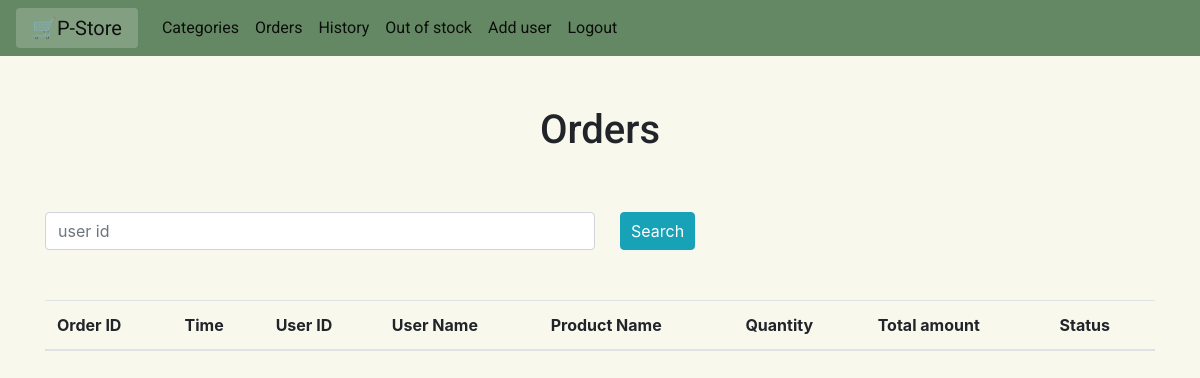
The page /orders (signed in) on the database as committed earlier.
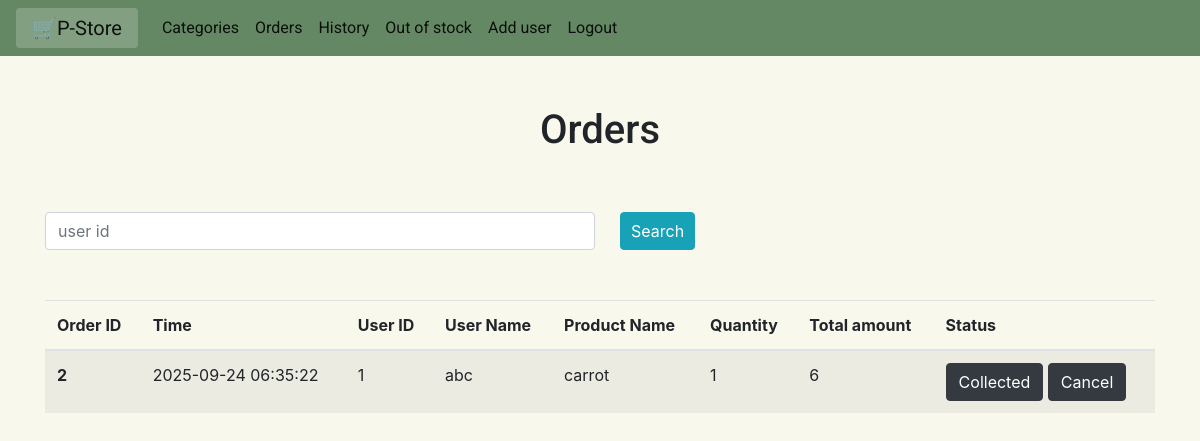
The same page on the database as committed later.
### tables this page shows
CREATE TABLE Orders(
    order_id INTEGER PRIMARY KEY AUTOINCREMENT,
    u_id INTEGER not null,
    item_id  integer not null,
    quantity INTEGER not null,
    price INTEGER not null,
    order_dateandtime TIMESTAMP not null DEFAULT CURRENT_TIMESTAMP,
    FOREIGN KEY (u_id) REFERENCES User(u_id)
    FOREIGN KEY (item_id) REFERENCES Items(id)
);

CREATE TABLE User (
    u_id INTEGER PRIMARY KEY ,
    u_username varchar(20) not null,
    u_password varchar(20) not null
    
);

CREATE TABLE Items (
    id INTEGER PRIMARY KEY AUTOINCREMENT,
    name varchar(20) not null,
    weight integer not null,
    price_per_unit int not null,
    c_id INTEGER not null,
    FOREIGN KEY (c_id) REFERENCES Categories(c_id)
);

### app.py (the view, shortened to what this page needs)
@app.route("/orders", methods=("GET", "POST"))
@login_required
def orders():
    if not current_user.is_admin:
        abort(403)
    conn = get_db_connection()
    orders = conn.execute(
        "SELECT * FROM( Orders inner join Items on item_id=id)inner join User on User.u_id=Orders.u_id"
    ).fetchall()
    conn.close()
    return render_template("orders.html", orders=orders)

### app.py (called while the page is built)
def get_db_connection():
    conn = sqlite3.connect("database.db")
    conn.row_factory = sqlite3.Row
    return conn

@login_manager.user_loader
def load_user(user_id):
    conn = get_db_connection()
    user_data = conn.execute(
        "SELECT * FROM Admin WHERE a_id = ?", (user_id,)
    ).fetchone()
    if user_data:
        return Admin(user_data["a_id"], user_data["username"])
    user_data = conn.execute("SELECT * FROM User WHERE u_id = ?", (user_id,)).fetchone()
    if user_data:
        return AppUser(user_data["u_id"], user_data["u_username"])
    return None

### templates/orders.html (shortened to what this page needs)
{% extends 'base2.html' %}
{% block content %}
<h1 style="text-align:center; font-family:roboto; margin-top:50px;"> {% block title %} Orders {% endblock %}</h1>
<form method="post" style="padding-top:50px; padding-bottom:50px;">
  <div class="form-row">
    <div class="col-6">
      <input type="search" class="form-control" name="u_id" placeholder="user id" aria-label="Search" value="{{u_id}}">
    </div>
    <button type="submit button" style="margin-left:20px; padding-left:10px; padding-right:10px;" class="btn btn-info">Search</button>
  </div>
</form>
<table class="table table-striped table-hover">
    <thead>
      <tr>
        <th scope="col">Order ID</th>
        <th scope="col">Time</th>
        <th scope="col">User ID</th>
        <th scope="col">User Name</th>
        <th scope="col">Product Name</th>
        <th scope="col">Quantity</th>
        <th scope="col">Total amount</th>
        <th scope="col">Status</th>
      </tr>
    </thead>
    <tbody>
        {% for order in orders %}
      <tr>
        <th scope="row">{{ order['order_id'] }}</th>
        <td>{{ order['order_dateandtime'] }}</td>
        <td>{{ order['u_id'] }}</td>
        <td>{{ order['u_username'] }}</td>
        <td>{{ order['name'] }}</td>
        <td>{{ order['quantity'] }}</td>
        <td>{{ order['price'] }}</td>
        <td><a href="{{ url_for('collected',order_id=order['order_id']) }}">
            <button type="submit button"  class="btn btn-dark">Collected</button>
            </a>
            <a href="{{ url_for('delete_order',order_id=order['order_id']) }}">
            <button type="submit button"  class="btn btn-dark">Cancel</button>
            </a>
           </td>
        </tr>
  {% endfor %}
</tbody>
</table>
    {% endblock %}

Rows that differ between the two databases and show on the page:
added Orders: order_id "2", order_dateandtime "2025-09-24 06:35:22", u_id "1", u_username "abc", name "carrot", quantity "1", price "6"
